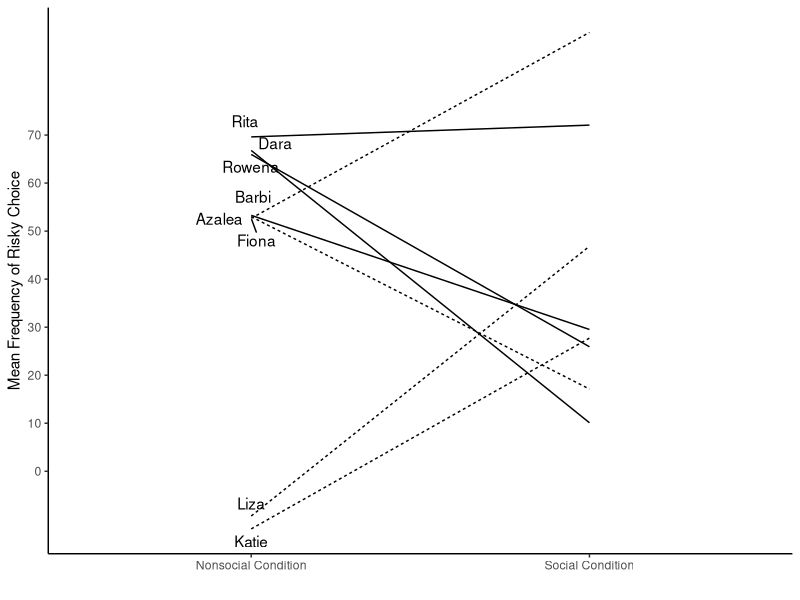
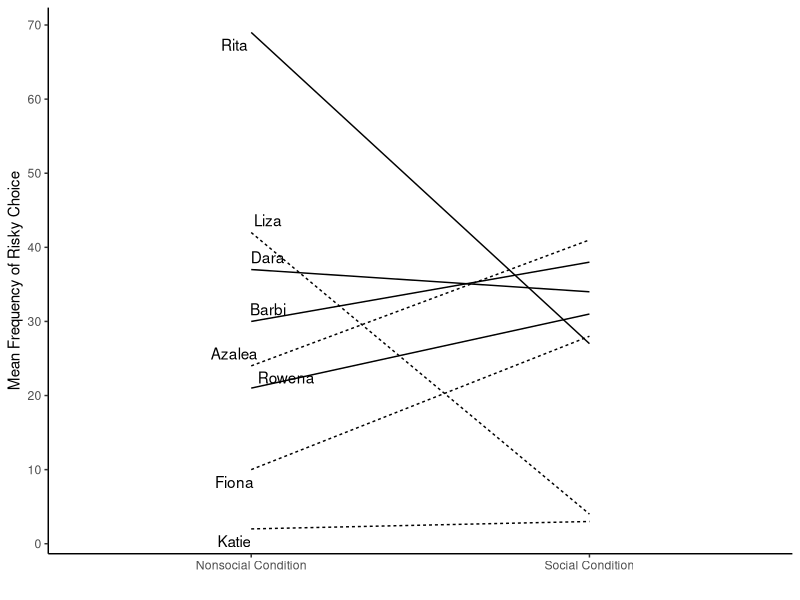
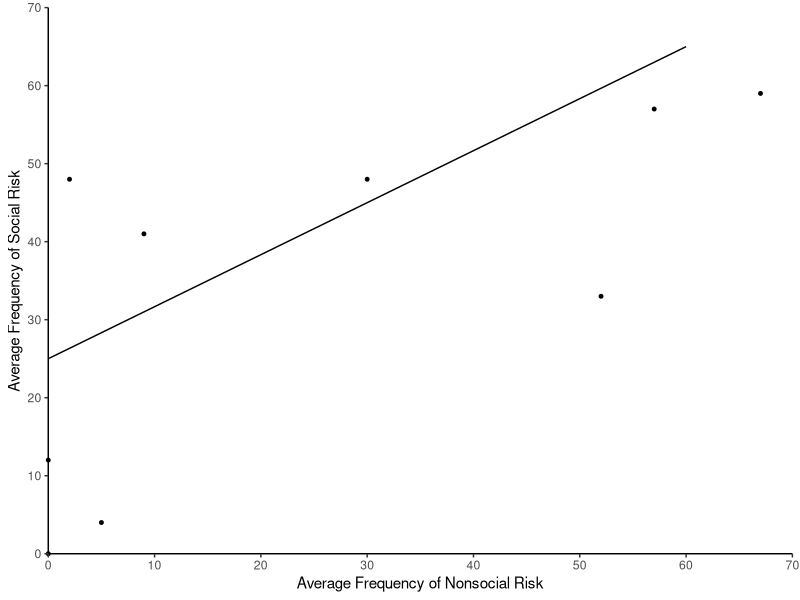
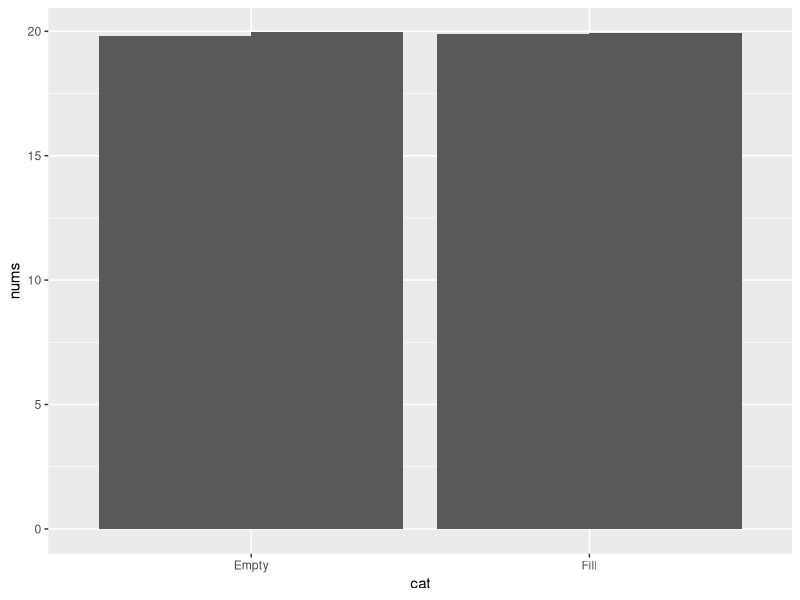

Here is the R script that generated these plots, in order:
## ---- chunk 1
knitr::opts_chunk$set(echo = TRUE)
## ---- chunk 2
#loading library to enable visualization of ggplot function use
library(ggplot2)
library(ggrepel)
## ---- chunk 3

names<-rep(c("Dara","Rita","Liza", "Azalea", "Barbi","Rowena","Katie","Fiona"), each=2)
lnames<-c("","Dara","","Rita","","Liza", "","Azalea", "","Barbi","","Rowena","","Katie","","Fiona")
mean_frequency<-rnorm(16,45,25)
condition<-rep(c("Social Condition","Nonsocial Condition"),8)
adversity<-rep(c("Adverse","Not_Adverse"),times=c(4,4))

plot_df<-data.frame(names,mean_frequency,adversity,condition)

#print(plot_df)

b<-ggplot(plot_df, aes(condition,mean_frequency,group=names,linetype=adversity))+geom_line()+geom_text_repel(label=lnames, position = "nudge")+theme_classic()

b+labs(x="",y="Mean Frequency of Risky Choice")+theme(legend.position = "none")+scale_y_continuous(breaks = pretty(0:70,n=7))
## ---- chunk 4

names<-rep(c("Dara","Rita","Liza", "Azalea", "Barbi","Rowena","Katie","Fiona"), each=2)
lnames<-c("","Dara","","Rita","","Liza", "","Azalea", "","Barbi","","Rowena","","Katie","","Fiona")
mean_frequency<-floor(runif(16,0,70))
condition<-rep(c("Social Condition","Nonsocial Condition"),8)
adversity<-rep(c("Adverse","Not_Adverse"),times=c(4,4))

plot_df<-data.frame(names,mean_frequency,adversity,condition)

#print(plot_df)

a<-ggplot(plot_df, aes(condition,mean_frequency,group=names,linetype=adversity))+geom_line()+geom_text_repel(label=lnames, position = "nudge")+theme_classic()

a+theme(legend.position = "none")+labs(x="",y="Mean Frequency of Risky Choice")+theme(legend.position = "none")+scale_y_continuous(breaks = pretty(0:70,n=7))
## ---- chunk 5
avg_nonsoc<-c(0,60)
avg_soc<-c(25,65)
ad_avg_nonsoc<-c(0,0,2,5,9,30,52,57,67)
ad_avg_soc<-c(0,12,48,4,41,48,33,57,59)
plot_da<-data.frame(avg_nonsoc,avg_soc)
plot_db<-data.frame(ad_avg_nonsoc,ad_avg_soc)

c<-ggplot(plot_da)+geom_line(mapping = aes(avg_nonsoc,avg_soc))+geom_point(data =plot_db ,x=ad_avg_nonsoc,y=ad_avg_soc, size=1)+theme_classic()+coord_cartesian(xlim = c(0,70),ylim = c(0,70),clip = "off")


c+labs(x="Average Frequency of Nonsocial Risk",y="Average Frequency of Social Risk")+scale_x_continuous(expand = c(0,0),breaks = pretty(0:70,n=7))+scale_y_continuous(expand = c(0,0),breaks = pretty(0:70,n=7))
## ---- chunk 6
nums<-runif(100,17,20)
cat<-as.factor(rep(c("Fill","Empty"),each=2,times=25))
base<-as.factor(rep(c("Wide Base","Wide Top"),each=20,len=100))
plot_dd<-data.frame(nums,cat,base)

ggplot(plot_dd,aes(cat,nums,group=base))+geom_bar(stat = "identity",position = "dodge")
